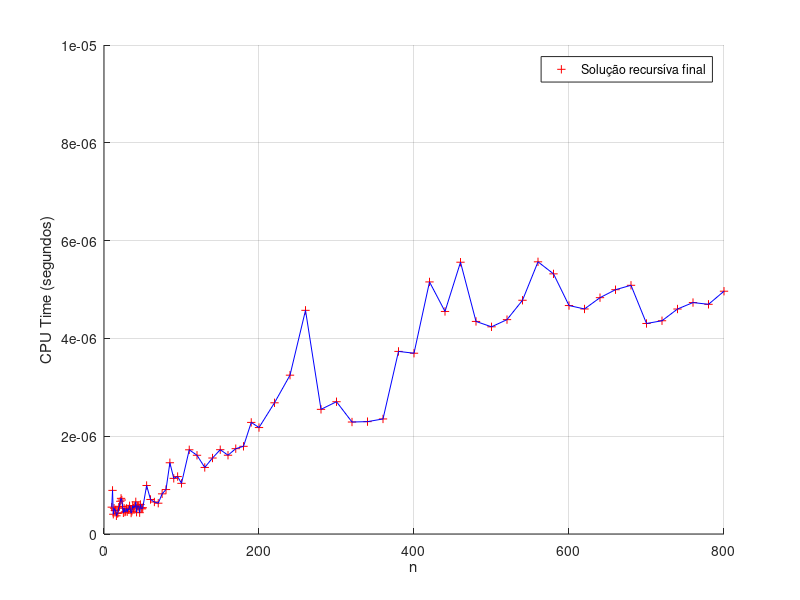

Here is the MATLAB script that generated this plot:
clear all;
nVector = [10:1:50 55:5:100 110:10:200 220:20:800];
resultVector = [5.490e-07
                8.920e-07
                4.040e-07
                5.270e-07
                4.830e-07
                4.920e-07
                3.720e-07
                4.190e-07
                4.260e-07
                5.480e-07
                5.660e-07
                6.690e-07
                7.290e-07
                6.950e-07
                5.630e-07
                4.330e-07
                5.260e-07
                4.490e-07
                4.620e-07
                5.230e-07
                4.560e-07
                5.130e-07
                4.960e-07
                5.770e-07
                5.080e-07
                4.290e-07
                4.640e-07
                5.810e-07
                5.300e-07
                5.680e-07
                5.480e-07
                6.580e-07
                4.460e-07
                5.680e-07
                5.780e-07
                5.580e-07
                4.360e-07
                6.030e-07
                5.340e-07
                5.140e-07
                5.370e-07
                9.920e-07
                7.060e-07
                6.550e-07
                6.300e-07
                8.210e-07
                9.090e-07
                1.457e-06
                1.138e-06
                1.175e-06
                1.036e-06
                1.722e-06
                1.610e-06
                1.361e-06
                1.554e-06
                1.724e-06
                1.611e-06
                1.745e-06
                1.793e-06
                2.282e-06
                2.177e-06
                2.683e-06
                3.248e-06
                4.574e-06
                2.549e-06
                2.705e-06
                2.290e-06
                2.298e-06
                2.353e-06
                3.734e-06
                3.697e-06
                5.155e-06
                4.551e-06
                5.558e-06
                4.347e-06
                4.237e-06
                4.384e-06
                4.780e-06
                5.566e-06
                5.320e-06
                4.672e-06
                4.602e-06
                4.833e-06
                4.996e-06
                5.086e-06
                4.305e-06
                4.361e-06
                4.601e-06
                4.733e-06
                4.697e-06
                4.965e-06]';

figure(1);
hold on;
plot(nVector, resultVector, "+r");
plot(nVector, resultVector, "b");
legend("Solução recursíva final");
axis([0 800 0 10e-06]);
xlabel("n");
ylabel("CPU Time (segundos)");
grid on;
hold off;